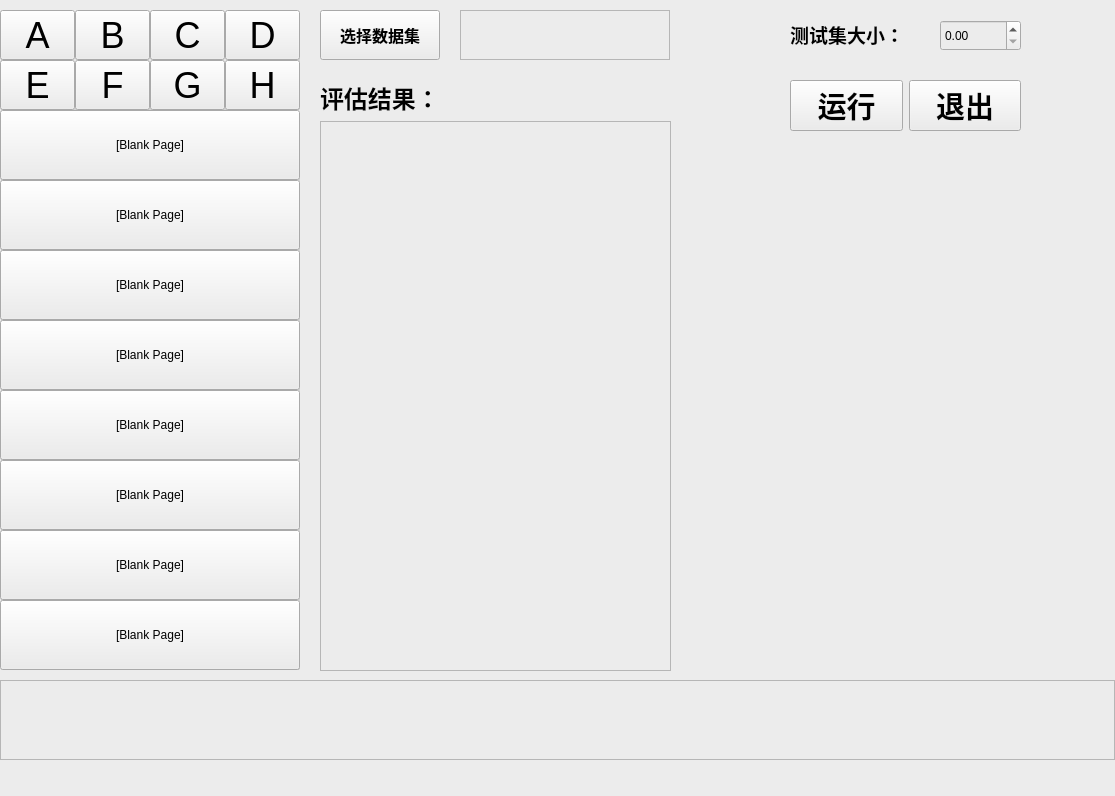
<?xml version="1.0" encoding="UTF-8"?>
<ui version="4.0">
 <class>MainWindow</class>
 <widget class="QMainWindow" name="MainWindow">
  <property name="geometry">
   <rect>
    <x>0</x>
    <y>0</y>
    <width>1115</width>
    <height>796</height>
   </rect>
  </property>
  <property name="maximumSize">
   <size>
    <width>1115</width>
    <height>796</height>
   </size>
  </property>
  <property name="windowTitle">
   <string>逻辑回归</string>
  </property>
  <property name="styleSheet">
   <string notr="true">background-color: rgb(236, 236, 236);</string>
  </property>
  <widget class="QWidget" name="centralwidget">
   <widget class="QLabel" name="lbl_img">
    <property name="geometry">
     <rect>
      <x>680</x>
      <y>170</y>
      <width>420</width>
      <height>500</height>
     </rect>
    </property>
    <property name="mouseTracking">
     <bool>true</bool>
    </property>
    <property name="styleSheet">
     <string notr="true">border-color: rgb(211, 211, 211);</string>
    </property>
    <property name="text">
     <string/>
    </property>
    <property name="scaledContents">
     <bool>true</bool>
    </property>
   </widget>
   <widget class="QGroupBox" name="group_9_to_16">
    <property name="geometry">
     <rect>
      <x>0</x>
      <y>110</y>
      <width>300</width>
      <height>560</height>
     </rect>
    </property>
    <widget class="QPushButton" name="pushButton_16">
     <property name="geometry">
      <rect>
       <x>0</x>
       <y>490</y>
       <width>300</width>
       <height>70</height>
      </rect>
     </property>
     <property name="maximumSize">
      <size>
       <width>400</width>
       <height>100</height>
      </size>
     </property>
     <property name="font">
      <font>
       <family>Arial</family>
       <pointsize>9</pointsize>
      </font>
     </property>
     <property name="mouseTracking">
      <bool>false</bool>
     </property>
     <property name="styleSheet">
      <string notr="true">border-color: rgb(198, 198, 198);</string>
     </property>
     <property name="inputMethodHints">
      <set>Qt::ImhNone</set>
     </property>
     <property name="text">
      <string>[Blank Page]</string>
     </property>
     <property name="iconSize">
      <size>
       <width>20</width>
       <height>20</height>
      </size>
     </property>
     <property name="autoExclusive">
      <bool>false</bool>
     </property>
     <property name="autoRepeatDelay">
      <number>300</number>
     </property>
    </widget>
    <widget class="QPushButton" name="pushButton_15">
     <property name="geometry">
      <rect>
       <x>0</x>
       <y>420</y>
       <width>300</width>
       <height>70</height>
      </rect>
     </property>
     <property name="maximumSize">
      <size>
       <width>400</width>
       <height>100</height>
      </size>
     </property>
     <property name="font">
      <font>
       <family>Arial</family>
       <pointsize>9</pointsize>
      </font>
     </property>
     <property name="mouseTracking">
      <bool>false</bool>
     </property>
     <property name="styleSheet">
      <string notr="true">border-color: rgb(198, 198, 198);</string>
     </property>
     <property name="inputMethodHints">
      <set>Qt::ImhNone</set>
     </property>
     <property name="text">
      <string>[Blank Page]</string>
     </property>
     <property name="iconSize">
      <size>
       <width>20</width>
       <height>20</height>
      </size>
     </property>
     <property name="autoExclusive">
      <bool>false</bool>
     </property>
     <property name="autoRepeatDelay">
      <number>300</number>
     </property>
    </widget>
    <widget class="QPushButton" name="pushButton_14">
     <property name="geometry">
      <rect>
       <x>0</x>
       <y>350</y>
       <width>300</width>
       <height>70</height>
      </rect>
     </property>
     <property name="maximumSize">
      <size>
       <width>400</width>
       <height>100</height>
      </size>
     </property>
     <property name="font">
      <font>
       <family>Arial</family>
       <pointsize>9</pointsize>
      </font>
     </property>
     <property name="mouseTracking">
      <bool>false</bool>
     </property>
     <property name="styleSheet">
      <string notr="true">border-color: rgb(198, 198, 198);</string>
     </property>
     <property name="inputMethodHints">
      <set>Qt::ImhNone</set>
     </property>
     <property name="text">
      <string>[Blank Page]</string>
     </property>
     <property name="iconSize">
      <size>
       <width>20</width>
       <height>20</height>
      </size>
     </property>
     <property name="autoExclusive">
      <bool>false</bool>
     </property>
     <property name="autoRepeatDelay">
      <number>300</number>
     </property>
    </widget>
    <widget class="QPushButton" name="pushButton_11">
     <property name="geometry">
      <rect>
       <x>0</x>
       <y>140</y>
       <width>300</width>
       <height>70</height>
      </rect>
     </property>
     <property name="maximumSize">
      <size>
       <width>400</width>
       <height>100</height>
      </size>
     </property>
     <property name="font">
      <font>
       <family>Arial</family>
       <pointsize>9</pointsize>
      </font>
     </property>
     <property name="mouseTracking">
      <bool>false</bool>
     </property>
     <property name="styleSheet">
      <string notr="true">border-color: rgb(198, 198, 198);</string>
     </property>
     <property name="inputMethodHints">
      <set>Qt::ImhNone</set>
     </property>
     <property name="text">
      <string>[Blank Page]</string>
     </property>
     <property name="iconSize">
      <size>
       <width>20</width>
       <height>20</height>
      </size>
     </property>
     <property name="autoExclusive">
      <bool>false</bool>
     </property>
     <property name="autoRepeatDelay">
      <number>300</number>
     </property>
    </widget>
    <widget class="QPushButton" name="pushButton_13">
     <property name="geometry">
      <rect>
       <x>0</x>
       <y>280</y>
       <width>300</width>
       <height>70</height>
      </rect>
     </property>
     <property name="maximumSize">
      <size>
       <width>400</width>
       <height>100</height>
      </size>
     </property>
     <property name="font">
      <font>
       <family>Arial</family>
       <pointsize>9</pointsize>
      </font>
     </property>
     <property name="mouseTracking">
      <bool>false</bool>
     </property>
     <property name="styleSheet">
      <string notr="true">border-color: rgb(198, 198, 198);</string>
     </property>
     <property name="inputMethodHints">
      <set>Qt::ImhNone</set>
     </property>
     <property name="text">
      <string>[Blank Page]</string>
     </property>
     <property name="iconSize">
      <size>
       <width>20</width>
       <height>20</height>
      </size>
     </property>
     <property name="autoExclusive">
      <bool>false</bool>
     </property>
     <property name="autoRepeatDelay">
      <number>300</number>
     </property>
    </widget>
    <widget class="QPushButton" name="pushButton_10">
     <property name="geometry">
      <rect>
       <x>0</x>
       <y>70</y>
       <width>300</width>
       <height>70</height>
      </rect>
     </property>
     <property name="maximumSize">
      <size>
       <width>400</width>
       <height>100</height>
      </size>
     </property>
     <property name="font">
      <font>
       <family>Arial</family>
       <pointsize>9</pointsize>
      </font>
     </property>
     <property name="mouseTracking">
      <bool>false</bool>
     </property>
     <property name="styleSheet">
      <string notr="true">border-color: rgb(198, 198, 198);</string>
     </property>
     <property name="inputMethodHints">
      <set>Qt::ImhNone</set>
     </property>
     <property name="text">
      <string>[Blank Page]</string>
     </property>
     <property name="iconSize">
      <size>
       <width>20</width>
       <height>20</height>
      </size>
     </property>
     <property name="autoExclusive">
      <bool>false</bool>
     </property>
     <property name="autoRepeatDelay">
      <number>300</number>
     </property>
    </widget>
    <widget class="QPushButton" name="pushButton_9">
     <property name="geometry">
      <rect>
       <x>0</x>
       <y>0</y>
       <width>300</width>
       <height>70</height>
      </rect>
     </property>
     <property name="maximumSize">
      <size>
       <width>400</width>
       <height>100</height>
      </size>
     </property>
     <property name="font">
      <font>
       <family>Arial</family>
       <pointsize>9</pointsize>
      </font>
     </property>
     <property name="mouseTracking">
      <bool>false</bool>
     </property>
     <property name="styleSheet">
      <string notr="true">border-color: rgb(198, 198, 198);</string>
     </property>
     <property name="inputMethodHints">
      <set>Qt::ImhNone</set>
     </property>
     <property name="text">
      <string>[Blank Page]</string>
     </property>
     <property name="iconSize">
      <size>
       <width>20</width>
       <height>20</height>
      </size>
     </property>
     <property name="autoExclusive">
      <bool>false</bool>
     </property>
     <property name="autoRepeatDelay">
      <number>300</number>
     </property>
    </widget>
    <widget class="QPushButton" name="pushButton_12">
     <property name="geometry">
      <rect>
       <x>0</x>
       <y>210</y>
       <width>300</width>
       <height>70</height>
      </rect>
     </property>
     <property name="maximumSize">
      <size>
       <width>400</width>
       <height>100</height>
      </size>
     </property>
     <property name="font">
      <font>
       <family>Arial</family>
       <pointsize>9</pointsize>
      </font>
     </property>
     <property name="mouseTracking">
      <bool>false</bool>
     </property>
     <property name="styleSheet">
      <string notr="true">border-color: rgb(198, 198, 198);</string>
     </property>
     <property name="inputMethodHints">
      <set>Qt::ImhNone</set>
     </property>
     <property name="text">
      <string>[Blank Page]</string>
     </property>
     <property name="iconSize">
      <size>
       <width>20</width>
       <height>20</height>
      </size>
     </property>
     <property name="autoExclusive">
      <bool>false</bool>
     </property>
     <property name="autoRepeatDelay">
      <number>300</number>
     </property>
    </widget>
   </widget>
   <widget class="QWidget" name="layoutWidget">
    <property name="geometry">
     <rect>
      <x>320</x>
      <y>80</y>
      <width>351</width>
      <height>591</height>
     </rect>
    </property>
    <layout class="QVBoxLayout" name="verticalLayout">
     <item>
      <widget class="QLabel" name="label_4">
       <property name="styleSheet">
        <string notr="true">border-bottom-color: rgb(211, 211, 211);</string>
       </property>
       <property name="text">
        <string>&lt;html&gt;&lt;head/&gt;&lt;body&gt;&lt;p&gt;&lt;span style=&quot; font-size:18pt; font-weight:600;&quot;&gt;评估结果：&lt;/span&gt;&lt;/p&gt;&lt;/body&gt;&lt;/html&gt;</string>
       </property>
      </widget>
     </item>
     <item>
      <widget class="QTextBrowser" name="textBrowser">
       <property name="styleSheet">
        <string notr="true">border-color: rgb(211, 211, 211);</string>
       </property>
      </widget>
     </item>
    </layout>
   </widget>
   <widget class="QWidget" name="layoutWidget">
    <property name="geometry">
     <rect>
      <x>790</x>
      <y>70</y>
      <width>231</width>
      <height>71</height>
     </rect>
    </property>
    <layout class="QHBoxLayout" name="horizontalLayout_2">
     <item>
      <widget class="QPushButton" name="btn_train">
       <property name="font">
        <font>
         <pointsize>22</pointsize>
         <weight>75</weight>
         <bold>true</bold>
        </font>
       </property>
       <property name="text">
        <string>运行</string>
       </property>
      </widget>
     </item>
     <item>
      <widget class="QPushButton" name="btn_exit">
       <property name="font">
        <font>
         <pointsize>22</pointsize>
         <weight>75</weight>
         <bold>true</bold>
        </font>
       </property>
       <property name="text">
        <string>退出</string>
       </property>
      </widget>
     </item>
    </layout>
   </widget>
   <widget class="QGroupBox" name="group_A_to_H">
    <property name="geometry">
     <rect>
      <x>0</x>
      <y>10</y>
      <width>300</width>
      <height>100</height>
     </rect>
    </property>
    <property name="sizePolicy">
     <sizepolicy hsizetype="Preferred" vsizetype="Preferred">
      <horstretch>0</horstretch>
      <verstretch>0</verstretch>
     </sizepolicy>
    </property>
    <property name="styleSheet">
     <string notr="true">selection-background-color: rgb(255, 255, 0);</string>
    </property>
    <widget class="QPushButton" name="pushButton_A">
     <property name="geometry">
      <rect>
       <x>0</x>
       <y>0</y>
       <width>75</width>
       <height>50</height>
      </rect>
     </property>
     <property name="maximumSize">
      <size>
       <width>16777215</width>
       <height>16777215</height>
      </size>
     </property>
     <property name="font">
      <font>
       <pointsize>27</pointsize>
      </font>
     </property>
     <property name="text">
      <string>A</string>
     </property>
     <property name="checkable">
      <bool>false</bool>
     </property>
     <property name="autoRepeat">
      <bool>false</bool>
     </property>
     <property name="autoExclusive">
      <bool>false</bool>
     </property>
     <property name="autoDefault">
      <bool>false</bool>
     </property>
    </widget>
    <widget class="QPushButton" name="pushButton_B">
     <property name="geometry">
      <rect>
       <x>75</x>
       <y>0</y>
       <width>75</width>
       <height>50</height>
      </rect>
     </property>
     <property name="font">
      <font>
       <pointsize>27</pointsize>
      </font>
     </property>
     <property name="text">
      <string>B</string>
     </property>
     <property name="checkable">
      <bool>false</bool>
     </property>
     <property name="autoRepeat">
      <bool>false</bool>
     </property>
     <property name="autoExclusive">
      <bool>false</bool>
     </property>
     <property name="autoDefault">
      <bool>false</bool>
     </property>
    </widget>
    <widget class="QPushButton" name="pushButton_C">
     <property name="geometry">
      <rect>
       <x>150</x>
       <y>0</y>
       <width>75</width>
       <height>50</height>
      </rect>
     </property>
     <property name="font">
      <font>
       <pointsize>27</pointsize>
      </font>
     </property>
     <property name="text">
      <string>C</string>
     </property>
     <property name="checkable">
      <bool>false</bool>
     </property>
     <property name="autoRepeat">
      <bool>false</bool>
     </property>
     <property name="autoExclusive">
      <bool>false</bool>
     </property>
     <property name="autoDefault">
      <bool>false</bool>
     </property>
    </widget>
    <widget class="QPushButton" name="pushButton_D">
     <property name="geometry">
      <rect>
       <x>225</x>
       <y>0</y>
       <width>75</width>
       <height>50</height>
      </rect>
     </property>
     <property name="font">
      <font>
       <pointsize>27</pointsize>
      </font>
     </property>
     <property name="styleSheet">
      <string notr="true">selection-color: rgb(255, 255, 0);
selection-background-color: rgb(255, 255, 0);</string>
     </property>
     <property name="text">
      <string>D</string>
     </property>
     <property name="checkable">
      <bool>false</bool>
     </property>
     <property name="autoRepeat">
      <bool>false</bool>
     </property>
     <property name="autoExclusive">
      <bool>false</bool>
     </property>
     <property name="autoDefault">
      <bool>false</bool>
     </property>
    </widget>
    <widget class="QPushButton" name="pushButton_E">
     <property name="geometry">
      <rect>
       <x>0</x>
       <y>50</y>
       <width>75</width>
       <height>50</height>
      </rect>
     </property>
     <property name="font">
      <font>
       <pointsize>27</pointsize>
      </font>
     </property>
     <property name="text">
      <string>E</string>
     </property>
     <property name="checkable">
      <bool>false</bool>
     </property>
     <property name="autoRepeat">
      <bool>false</bool>
     </property>
     <property name="autoExclusive">
      <bool>false</bool>
     </property>
     <property name="autoDefault">
      <bool>false</bool>
     </property>
    </widget>
    <widget class="QPushButton" name="pushButton_F">
     <property name="geometry">
      <rect>
       <x>75</x>
       <y>50</y>
       <width>75</width>
       <height>50</height>
      </rect>
     </property>
     <property name="font">
      <font>
       <pointsize>27</pointsize>
      </font>
     </property>
     <property name="text">
      <string>F</string>
     </property>
     <property name="checkable">
      <bool>false</bool>
     </property>
     <property name="autoRepeat">
      <bool>false</bool>
     </property>
     <property name="autoExclusive">
      <bool>false</bool>
     </property>
     <property name="autoDefault">
      <bool>false</bool>
     </property>
    </widget>
    <widget class="QPushButton" name="pushButton_G">
     <property name="geometry">
      <rect>
       <x>150</x>
       <y>50</y>
       <width>75</width>
       <height>50</height>
      </rect>
     </property>
     <property name="font">
      <font>
       <pointsize>27</pointsize>
      </font>
     </property>
     <property name="text">
      <string>G</string>
     </property>
     <property name="checkable">
      <bool>false</bool>
     </property>
     <property name="autoRepeat">
      <bool>false</bool>
     </property>
     <property name="autoExclusive">
      <bool>false</bool>
     </property>
     <property name="autoDefault">
      <bool>false</bool>
     </property>
    </widget>
    <widget class="QPushButton" name="pushButton_H">
     <property name="geometry">
      <rect>
       <x>225</x>
       <y>50</y>
       <width>75</width>
       <height>50</height>
      </rect>
     </property>
     <property name="font">
      <font>
       <pointsize>27</pointsize>
      </font>
     </property>
     <property name="text">
      <string>H</string>
     </property>
     <property name="checkable">
      <bool>false</bool>
     </property>
     <property name="autoRepeat">
      <bool>false</bool>
     </property>
     <property name="autoExclusive">
      <bool>false</bool>
     </property>
     <property name="autoDefault">
      <bool>false</bool>
     </property>
    </widget>
   </widget>
   <widget class="QPushButton" name="btn_openFile">
    <property name="geometry">
     <rect>
      <x>320</x>
      <y>10</y>
      <width>120</width>
      <height>50</height>
     </rect>
    </property>
    <property name="font">
     <font>
      <pointsize>12</pointsize>
      <weight>75</weight>
      <bold>true</bold>
     </font>
    </property>
    <property name="cursor">
     <cursorShape>OpenHandCursor</cursorShape>
    </property>
    <property name="text">
     <string>选择数据集</string>
    </property>
   </widget>
   <widget class="QTextBrowser" name="result_img_path">
    <property name="geometry">
     <rect>
      <x>0</x>
      <y>680</y>
      <width>1115</width>
      <height>80</height>
     </rect>
    </property>
    <property name="font">
     <font>
      <pointsize>26</pointsize>
      <weight>75</weight>
      <bold>true</bold>
     </font>
    </property>
   </widget>
   <widget class="QTextBrowser" name="dataset_name">
    <property name="geometry">
     <rect>
      <x>460</x>
      <y>10</y>
      <width>210</width>
      <height>50</height>
     </rect>
    </property>
    <property name="font">
     <font>
      <pointsize>14</pointsize>
      <weight>75</weight>
      <bold>true</bold>
     </font>
    </property>
    <property name="styleSheet">
     <string notr="true">border-color: rgb(255, 255, 255);</string>
    </property>
   </widget>
   <widget class="QLabel" name="label_3">
    <property name="geometry">
     <rect>
      <x>790</x>
      <y>20</y>
      <width>141</width>
      <height>30</height>
     </rect>
    </property>
    <property name="text">
     <string>&lt;html&gt;&lt;head/&gt;&lt;body&gt;&lt;p&gt;&lt;span style=&quot; font-size:14pt; font-weight:600;&quot;&gt;测试集大小：&lt;/span&gt;&lt;/p&gt;&lt;/body&gt;&lt;/html&gt;</string>
    </property>
   </widget>
   <widget class="QDoubleSpinBox" name="lr_testsize">
    <property name="geometry">
     <rect>
      <x>940</x>
      <y>20</y>
      <width>81</width>
      <height>31</height>
     </rect>
    </property>
    <property name="maximum">
     <double>1.000000000000000</double>
    </property>
    <property name="singleStep">
     <double>0.100000000000000</double>
    </property>
   </widget>
  </widget>
  <widget class="QMenuBar" name="menubar">
   <property name="geometry">
    <rect>
     <x>0</x>
     <y>0</y>
     <width>1115</width>
     <height>26</height>
    </rect>
   </property>
  </widget>
  <widget class="QStatusBar" name="statusbar"/>
 </widget>
 <resources/>
 <connections/>
</ui>
